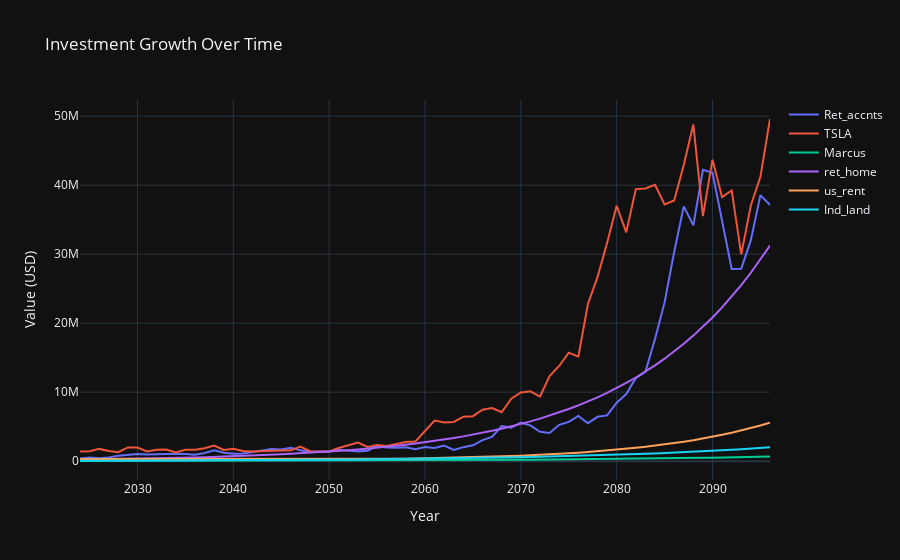

Source (notebook cell):
### Code cell
# Function to convert INR investments to USD
def convert_inr_to_usd(inr_value, usd_inr_rate, usd_inr_mean_growth, usd_inr_std, years):
    usd_values = [inr_value / usd_inr_rate]
    for year in range(1, years + 1):
        usd_inr_rate *= np.random.normal(1 + usd_inr_mean_growth, usd_inr_std)
        usd_value = inr_value / usd_inr_rate
        usd_values.append(usd_value)
    return usd_values

 
# Function to calculate mortgage payment (EMI)
def calculate_mortgage_payment(principal, annual_rate, term_years):
    monthly_rate = annual_rate / 12 / 100
    payments = term_years * 12
    return principal * monthly_rate / (1 - (1 + monthly_rate) ** -payments)

# Function to calculate investment growth with beta adjustment and yearly additions
def calculate_investment_growth_with_beta(current_value, mean_yoy_growthrate, std_yoy_growthrate, beta, additions_yearly, years):
    values = [current_value]
    for year in range(1, years + 1):
        market_growth_rate = np.random.normal(stock_market_mean_yoy_growthrate_percent / 100, stock_market_std_yoy_growthrate)
        adjusted_growth_rate = mean_yoy_growthrate / 100 + beta * (market_growth_rate - stock_market_mean_yoy_growthrate_percent / 100)
        new_value = values[-1] * (1 + adjusted_growth_rate) + additions_yearly
        values.append(new_value)
    return values

# Function to calculate investment growth for non-stock investments with yearly additions
def calculate_investment_growth(current_value, mean_yoy_growthrate, std_yoy_growthrate, additions_yearly, years):
    values = [current_value]
    for year in range(1, years + 1):
        growth_rate = np.random.normal(mean_yoy_growthrate / 100, std_yoy_growthrate)
        new_value = values[-1] * (1 + growth_rate) + additions_yearly
        values.append(new_value)
    return values

# Function to calculate real estate investment with mortgage, rental income, taxes, etc.
def calculate_real_estate_investment(investment, years):
    values = [investment['current_value']]
    mortgage_principal = investment['current_value'] * (1 - investment['down_percent'] / 100)
    mortgage_payment = calculate_mortgage_payment(mortgage_principal, investment['mortgage_percent'], investment['mortgage_term'])
    for year in range(1, years + 1):
        if current_year + year < investment['mortgage_start_year'] + investment['mortgage_term']:
            mortgage_payment_yearly = mortgage_payment * 12
        else:
            mortgage_payment_yearly = 0
        rental_income = investment['rental_income'] * (1 + investment['rental_income_yoy_inc_percent'] / 100) ** year
        property_tax = investment['current_value'] * investment['property_tax_percent'] / 100
        yearly_costs = mortgage_payment_yearly + property_tax + investment['HOA_or_maintainance'] * 12 + investment['home_insurance'] * 12 + investment['yearly_misc_repair_or_other']
        new_value = values[-1] * (1 + investment['mean_yoy_growthrate_percent'] / 100) + rental_income - yearly_costs
        values.append(new_value)
    return values

# Simulating the investment growth for each investment
investment_values = {}
for key, investment in Investments.items():
    if investment['currency'] == 'INR':
        converted_values = convert_inr_to_usd(investment['current_value'], USD_INR_rate, USD_INR_mean_growth_percent, USD_INR_STD, years_to_calculate)
        investment['current_value'] = converted_values[0]  # Use the converted initial value
        values = calculate_investment_growth(investment['current_value'], investment['mean_yoy_growthrate_percent'], 0, investment.get('additions_yearly', 0), years_to_calculate)
        investment_values[key] = values
    elif investment['type'] == 'stock':
        values = calculate_investment_growth_with_beta(investment['current_value'],investment['mean_yoy_growthrate_percent'],investment['std_yoy_growthrate'], investment['beta'], investment['additions_yearly'], years_to_calculate)
        investment_values[key] = values
    elif investment['type'] == 'cash_certificate':
        values = calculate_investment_growth(investment['current_value'], investment['mean_yoy_growthrate_percent'], 0, investment['additions_yearly'], years_to_calculate)
        investment_values[key] = values
    elif investment['type'] == 'real_estate':
        values = calculate_real_estate_investment(investment, years_to_calculate)
        investment_values[key] = values

# Converting the investment values to a DataFrame for easier manipulation and visualization
df_investments = pd.DataFrame(investment_values)
df_investments.index = range(current_year, current_year + years_to_calculate + 1)

# Plotting the investment values using Plotly
fig = go.Figure()
for column in df_investments.columns:
    fig.add_trace(go.Scatter(x=df_investments.index, y=df_investments[column], mode='lines', name=column))

fig.update_layout(
    title='Investment Growth Over Time',
    xaxis_title='Year',
    yaxis_title='Value (USD)',
    template='plotly_dark'
)

# Show the plot
fig.show()
